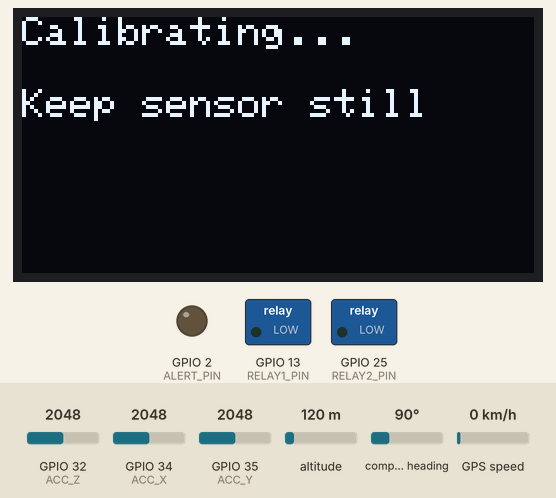
Simulated run of this sketch. Board: ESP32. Parts: 128×64 one-colour display, switched loads named in the sketch (green lamp = pin HIGH), output pins drawn as LEDs (lit = HIGH). Inputs (shaded band) come from the test bench; at power-on: GPIO 32 (ACC_Z) = 2048, GPIO 34 (ACC_X) = 2048, GPIO 35 (ACC_Y) = 2048, altitude 120 m, compass heading 90°, GPS speed 0 km/h (analog values on the 0–4095 scale). The GPS gets a fix after 3 s at 37.7749, -122.4194 with 8 satellites; the modem accepts every AT command (registered, SIM ready, sends succeed) and sends nothing else; what the sketch prints to the serial monitor is not drawn.

Above: at 1.1 s.
At 5.4 s:
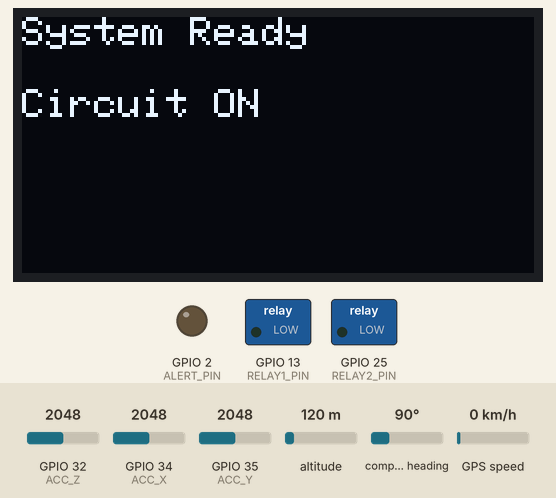
5.5 s: GPIO 32 (ACC_Z) set to 2594
7.0 s: GPIO 32 (ACC_Z) set to 2678
At 8.4 s:
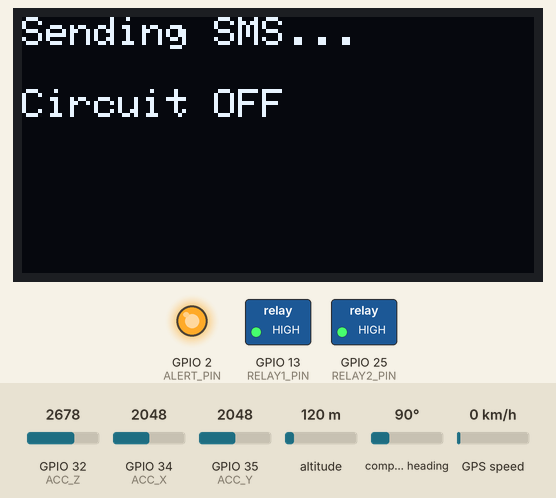
At 10.4 s:
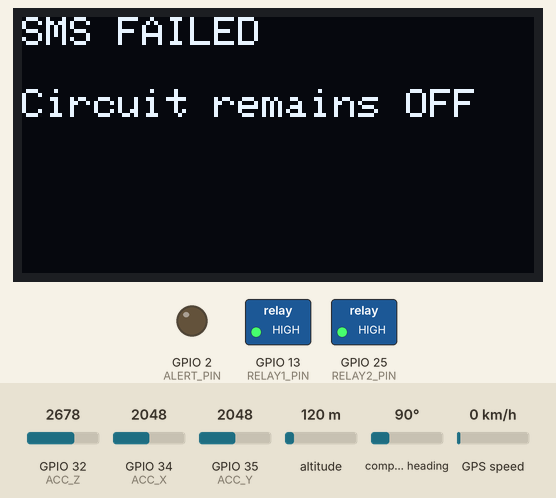
Timing chart, 0 to 11.9 s (numbered marks = the images above; inputs shaded):
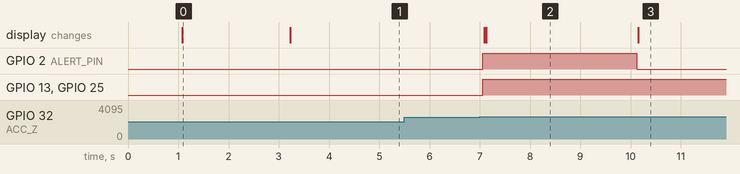

The sketch:

Accident_Identification_and_alerting_system.ino
```cpp
#include <Wire.h>
#include <TinyGPSPlus.h>
#include <Adafruit_GFX.h>
#include <Adafruit_SSD1306.h>

// ==================================================
// PIN CONFIGURATION
// ==================================================

// ADXL335 accelerometer
#define ACC_X 34
#define ACC_Y 35
#define ACC_Z 32

// NEO-6M GPS
#define GPS_RX 16
#define GPS_TX 17

// SIM900A GSM
#define GSM_RX 26
#define GSM_TX 27

// I2C OLED
#define OLED_SDA 21
#define OLED_SCL 22
#define OLED_ADDR 0x3C

// Alert LED
#define ALERT_PIN 2

// Two relay channels
#define RELAY1_PIN 13   // IN1
#define RELAY2_PIN 25  // IN2

// ==================================================
// USER SETTINGS
// ==================================================

const char PHONE_NUMBER[] = "+916369324376";

// Fixed coordinates for SMS
const double FIXED_LATITUDE = 10.727282;
const double FIXED_LONGITUDE = 79.019074;

// OLED assumed SSD1306 128x64
#define SCREEN_WIDTH 128
#define SCREEN_HEIGHT 64

// Most common relay modules are active LOW.
// true: LOW = relay ON, HIGH = relay OFF
// false: HIGH = relay ON, LOW = relay OFF
const bool RELAY_ACTIVE_LOW = true;

// Accident detection settings
const int ACCEL_THRESHOLD = 600;
const byte REQUIRED_HITS = 3;

const unsigned long SAMPLE_INTERVAL = 20;
const unsigned long GPS_MAX_AGE = 5000;

// ==================================================
// OBJECTS
// ==================================================

Adafruit_SSD1306 display(
  SCREEN_WIDTH, SCREEN_HEIGHT, &Wire, -1
);

TinyGPSPlus gps;

HardwareSerial GPSModule(2);
HardwareSerial SIM900A(1);

// ==================================================
// GLOBAL VARIABLES
// ==================================================

float baseX = 0;
float baseY = 0;
float baseZ = 0;

bool calibrated = false;
bool oledAvailable = false;
bool gpsAvailable = false;

// Once an accident is detected, relay shutdown is latched.
// It will remain OFF until the ESP32 is restarted.
bool accidentLatched = false;

byte accidentHits = 0;

unsigned long lastSample = 0;

double latitude = 0;
double longitude = 0;

// ==================================================
// RELAY CONTROL
// ==================================================

void setRelayState(int pin, bool turnOn) {
  if (RELAY_ACTIVE_LOW) {
    digitalWrite(pin, turnOn ? LOW : HIGH);
  } else {
    digitalWrite(pin, turnOn ? HIGH : LOW);
  }
}

void turnCircuitOn() {
  setRelayState(RELAY1_PIN, true);
  setRelayState(RELAY2_PIN, true);

  Serial.println("Relays ON: Circuit enabled");
}

void turnCircuitOff() {
  setRelayState(RELAY1_PIN, false);
  setRelayState(RELAY2_PIN, false);

  Serial.println("Relays OFF: Circuit disabled");
}

// ==================================================
// OLED STATUS
// ==================================================

void showStatus(String line1, String line2 = "") {
  Serial.println(line1 + " " + line2);

  if (!oledAvailable) {
    return;
  }

  display.clearDisplay();
  display.setTextSize(1);
  display.setTextColor(SSD1306_WHITE);

  display.setCursor(0, 0);
  display.println(line1);

  display.setCursor(0, 18);
  display.println(line2);

  display.display();
}

// ==================================================
// GPS UPDATE
// ==================================================

void updateGPS() {
  while (GPSModule.available()) {
    gps.encode(GPSModule.read());
  }

  gpsAvailable =
    gps.location.isValid() &&
    gps.location.age() < GPS_MAX_AGE;

  if (gpsAvailable) {
    latitude = gps.location.lat();
    longitude = gps.location.lng();
  }
}

// ==================================================
// ACCELEROMETER CALIBRATION
// Keep sensor stationary during startup.
// ==================================================

void calibrateAccelerometer() {
  const int samples = 200;

  long sumX = 0;
  long sumY = 0;
  long sumZ = 0;

  showStatus("Calibrating...", "Keep sensor still");

  for (int i = 0; i < samples; i++) {
    sumX += analogRead(ACC_X);
    sumY += analogRead(ACC_Y);
    sumZ += analogRead(ACC_Z);

    updateGPS();
    delay(10);
  }

  baseX = (float)sumX / samples;
  baseY = (float)sumY / samples;
  baseZ = (float)sumZ / samples;

  calibrated = true;

  Serial.printf("Baseline X: %.1f\n", baseX);
  Serial.printf("Baseline Y: %.1f\n", baseY);
  Serial.printf("Baseline Z: %.1f\n", baseZ);

  showStatus("System Ready", "Circuit ON");
  delay(1000);
}

// ==================================================
// GSM RESPONSE HANDLER
// ==================================================

bool waitForGSM(const char *expected,
                unsigned long timeout) {
  String response = "";
  unsigned long start = millis();

  while (millis() - start < timeout) {
    updateGPS();

    while (SIM900A.available()) {
      char c = SIM900A.read();
      response += c;

      if (response.indexOf(expected) >= 0) {
        Serial.print("GSM response: ");
        Serial.println(response);
        return true;
      }

      if (response.length() > 250) {
        response.remove(0, 125);
      }
    }

    delay(2);
  }

  Serial.print("GSM timeout: ");
  Serial.println(response);

  return false;
}

// ==================================================
// SEND SMS
// ==================================================

bool sendSMS(String message) {
  Serial.println("Preparing SMS...");

  // Check modem communication
  SIM900A.println("AT");

  if (!waitForGSM("OK", 3000)) {
    Serial.println("GSM not responding");
    return false;
  }

  // Enable text mode
  SIM900A.println("AT+CMGF=1");

  if (!waitForGSM("OK", 3000)) {
    Serial.println("SMS text mode failed");
    return false;
  }

  // Set recipient
  SIM900A.print("AT+CMGS=\"");
  SIM900A.print(PHONE_NUMBER);
  SIM900A.println("\"");

  if (!waitForGSM(">", 5000)) {
    Serial.println("SMS prompt not received");
    return false;
  }

  // Send message and Ctrl+Z
  SIM900A.print(message);
  SIM900A.write(26);

  bool success = waitForGSM("+CMGS:", 20000);

  if (success) {
    waitForGSM("OK", 3000);
    Serial.println("SMS submission acknowledged");
  } else {
    Serial.println("SMS submission not confirmed");
  }

  return success;
}

// ==================================================
// ACCIDENT ALERT
// Relays are switched OFF and remain OFF.
// ==================================================

void reportAccident() {
  if (accidentLatched) {
    return;
  }

  // Latch event before performing other operations
  accidentLatched = true;
  accidentHits = 0;

  // Immediately disconnect the controlled circuit
  turnCircuitOff();

  digitalWrite(ALERT_PIN, HIGH);

  showStatus("ACCIDENT DETECTED", "Circuit OFF");

  Serial.println("==============================");
  Serial.println("ACCIDENT DETECTED");
  Serial.println("Relay 1: OFF");
  Serial.println("Relay 2: OFF");
  Serial.println("==============================");

  // Use the specified fixed coordinates in every SMS
  String message = "ACCIDENT ALERT! Circuit switched OFF. ";
  message += "Location: https://maps.google.com/?q=";
  message += String(FIXED_LATITUDE, 6);
  message += ",";
  message += String(FIXED_LONGITUDE, 6);

  Serial.println("SMS message:");
  Serial.println(message);

  showStatus("Sending SMS...", "Circuit OFF");

  bool sent = sendSMS(message);

  digitalWrite(ALERT_PIN, LOW);

  if (sent) {
    showStatus("SMS Submitted", "Circuit remains OFF");
  } else {
    showStatus("SMS FAILED", "Circuit remains OFF");
  }

  Serial.println("Accident handler finished.");
  Serial.println("Relay shutdown remains latched.");
}

// ==================================================
// ACCIDENT DETECTION
// ==================================================

void checkAccident() {
  if (!calibrated || accidentLatched) {
    return;
  }

  if (millis() - lastSample < SAMPLE_INTERVAL) {
    return;
  }

  lastSample = millis();

  int x = analogRead(ACC_X);
  int y = analogRead(ACC_Y);
  int z = analogRead(ACC_Z);

  int dx = abs(x - (int)baseX);
  int dy = abs(y - (int)baseY);
  int dz = abs(z - (int)baseZ);

  bool abnormal =
    dx > ACCEL_THRESHOLD ||
    dy > ACCEL_THRESHOLD ||
    dz > ACCEL_THRESHOLD;

  Serial.printf(
    "X:%d Y:%d Z:%d | dX:%d dY:%d dZ:%d | Hits:%d\n",
    x, y, z, dx, dy, dz, accidentHits
  );

  if (abnormal) {
    if (accidentHits < REQUIRED_HITS) {
      accidentHits++;
    }
  } else {
    accidentHits = 0;
  }

  if (accidentHits >= REQUIRED_HITS) {
    reportAccident();
  }
}

// ==================================================
// SETUP
// ==================================================

void setup() {
  Serial.begin(115200);

  // Configure relay outputs and enable circuit by default
  pinMode(RELAY1_PIN, OUTPUT);
  pinMode(RELAY2_PIN, OUTPUT);

  turnCircuitOn();

  pinMode(ALERT_PIN, OUTPUT);
  digitalWrite(ALERT_PIN, LOW);

  // ESP32 ADC configuration
  analogReadResolution(12);

  analogSetPinAttenuation(ACC_X, ADC_11db);
  analogSetPinAttenuation(ACC_Y, ADC_11db);
  analogSetPinAttenuation(ACC_Z, ADC_11db);

  // OLED
  Wire.begin(OLED_SDA, OLED_SCL);

  oledAvailable = display.begin(
    SSD1306_SWITCHCAPVCC,
    OLED_ADDR
  );

  if (!oledAvailable) {
    Serial.println("OLED not detected");
  }

  // Start GPS UART
  GPSModule.begin(
    9600, SERIAL_8N1, GPS_RX, GPS_TX
  );

  // Start GSM UART
  SIM900A.begin(
    9600, SERIAL_8N1, GSM_RX, GSM_TX
  );

  showStatus("Accident System", "Starting...");
  delay(1000);

  calibrateAccelerometer();

  Serial.println("System ready");
  Serial.println("Circuit state: ON");
  Serial.println("Waiting for accident...");
}

// ==================================================
// MAIN LOOP
// ==================================================

void loop() {
  updateGPS();
  checkAccident();
}
```

Measured:
- the behaviour switches between 2648 and 2649 on GPIO 32 (ACC_Z) (found by bisection; images 1 and 2)
- after the input at 5.5 s, every drawn part: stays the same
- after the input at 7.0 s, GPIO 2 (ALERT_PIN): LOW → HIGH after 0.06 s, → LOW 3.1 s later; GPIO 13 (RELAY1_PIN), GPIO 25 (RELAY2_PIN): LOW → HIGH after 0.06 s; the display: first changes after 0.08 s (image 2 shows a later state)
- what the display in image 0 shows lasts 2.1 s, from 1.1 s to 3.2 s
- what the display in image 2 shows lasts 3.1 s, from 7.1 s to 10.2 s
